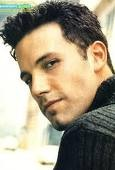
#> input picture training/ben_afflek/1.jpg, 115 x 170 px
$ python faceRecognition.py
#> lines starting #> are read from the running program, lines starting #| are printed output that depends on the picture; after the words box and inside, x2 and y2 are one past the last pixel; in counts of white or black regions, pixels touching at a corner belong together; pictures that were not available may be replaced by others from this repository, and a replacement may not be noted
import cv2 as cv
import numpy as np
import os

haar = cv.CascadeClassifier('haar_face.xml') # detects face

def fileRenamer(dir_path:str):
    for counter, img in enumerate(os.listdir(dir_path)):
        path = os.path.join(dir_path, img)
        new_file = f"{str(counter+1) + '.' + img.split('.')[1]}"
        new_path = os.path.join(dir_path, new_file)
        os.rename(path,  new_path)

def getFeatures(rel_path: str, face_detect: bool = False):
    """works with jpg's & mp4's"""
#> called with rel_path = 'training', face_detect = False
    # Gets people
    people = np.array([], dtype="str")
    for dir in os.listdir(os.path.join(os.curdir, rel_path)):
        people = np.append(people, dir)
    np.save('people.npy', people)

    # Featurs and label list
    features = [] # start with python because numpy flattens matrics automatically
    labels = []

    # Loop over every person
    for (counter, person) in enumerate(people):
        person_path = os.path.join(os.curdir, rel_path, person) # os.path.join just builds from .

        # Loop over every Media
        for media in os.listdir(person_path):
            media_path = os.path.join(person_path, media)

            # Image logic
            if media.split('.')[1] == 'jpg':
                img = cv.imread(media_path)
#> img is the input picture: shape (170, 115, 3); mean B, G, R 130.9, 151.7, 161.1
                gray_img = cv.cvtColor(img, cv.COLOR_BGR2GRAY)
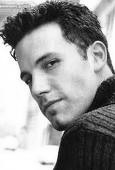
#> gray_img: shape (170, 115); min 0, max 255, mean 152.2
                faces_rect = haar.detectMultiScale(gray_img, scaleFactor=1.1, minNeighbors=4) # scale factor is how much the scaleing goes up (face could be small or big so this checks both) | minneightbors helps removes false positives
#> faces_rect = ()

                for (x,y,w,h) in faces_rect:
                    faces_roi = gray_img[y:y+h, x:x+w] # faces_roi stands for faces_region of interest
                    features.append(faces_roi)
                    labels.append(counter)
#> this loop made 0 passes
#> after the loop, features = []; labels = []
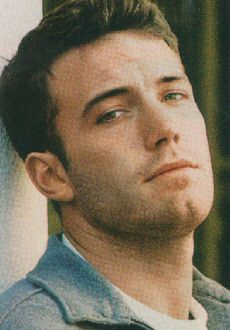
#> input picture training/ben_afflek/13.jpg, 230 x 330 px, given in place of 5.jpg, which was not available
#> in testing, img is the input picture: shape (330, 230, 3); mean B, G, R 91.4, 112.1, 124.1

            # Video logic
            if media.split('.')[1] == 'mp4':
                capture = cv.VideoCapture(media_path)
                while True:
                    isTrue, frame = capture.read()

                    if not isTrue: # breaks out of loop once frame done
                        break

                    gray_img = cv.cvtColor(frame, cv.COLOR_BGR2GRAY)
                    faces_rect = haar.detectMultiScale(gray_img, 1.1, 4)

                    for (x,y,w,h) in faces_rect:
                        faces_roi = gray_img[y:y+h,x:x+w]
                        features.append(faces_roi)
                        labels.append(counter)


    # Save features and labels
    features = np.array(features, dtype='object')
    labels = np.array(labels)

    face_recognizer = cv.face.LBPHFaceRecognizer_create()
    face_recognizer.train(features,labels)
    face_recognizer.save('face_trained.yml') # yml is like a python json


def recongnize_face_img(img:np.ndarray, face_yml:str, people:list[str]):
    # init face_recongnizer
#> called with face_yml = 'face_trained.yml', people = array of shape (1,)
    face_recognizer = cv.face.LBPHFaceRecognizer_create()
    face_recognizer.read(face_yml)

    gray_img = cv.cvtColor(img, cv.COLOR_BGR2GRAY)
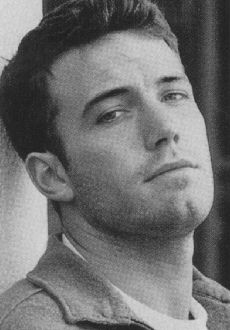
#> gray_img: shape (330, 230); min 25, max 222, mean 113.3

    # detect the face in the image
    faces_rect = haar.detectMultiScale(gray_img, 1.1, 4)
#> faces_rect = [[154, 143, 61, 61]]

    for (x,y,w,h) in faces_rect:
        faces_roi = gray_img[y:y+h,x:x+w]

        label, confidence = face_recognizer.predict(faces_roi)

        cv.putText(img, f"{str(people[label])}   {round(confidence, 2)}", (x, y), cv.FONT_HERSHEY_COMPLEX, 1.0, (0, 255, 0), thickness=2)
        cv.rectangle(img, (x,y), (x+w,y+h), (0, 255,0), thickness=2)
#> this loop made 1 pass
#> (x, y, w, h, label, confidence) on pass 1: (154, 143, 61, 61, 0, 0)
#> pass 1, in recongnize_face_img, `faces_roi = gray_img[y:y+h,x:x+w]`:
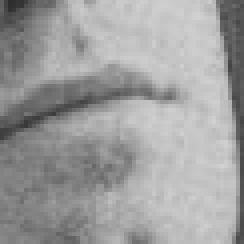
#> faces_roi: shape (61, 61) (shown 4 times larger); min 45, max 210, mean 158.3
#> after the loop:
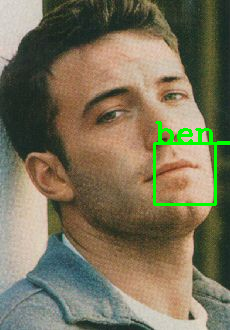
#> img: shape (330, 230, 3); 1.6% of pixels changed, all inside (x1, y1, x2, y2) = (153, 121, 230, 206)

    cv.imshow('Detected Face', img)
    cv.waitKey(0)
    return label, confidence

def recognize_face_vid(capture:cv.VideoCapture, face_yml:str, people:list[str]):
    # init face_recongnizer
    face_recognizer = cv.face.LBPHFaceRecognizer_create()
    face_recognizer.read(face_yml)
    label = 0
    confidence = 0

    while True:
        isTrue, frame = capture.read()
        gray_img = cv.cvtColor(frame, cv.COLOR_BGR2GRAY)

        # detect the face in the image
        faces_rect = haar.detectMultiScale(gray_img, 1.1, 4)

        for (x,y,w,h) in faces_rect:
            faces_roi = gray_img[y:y+h,x:x+w]

            label, confidence = face_recognizer.predict(faces_roi)

            cv.putText(frame, f'{str(people[label])}   {round(confidence, 2)}', (x, y), cv.FONT_HERSHEY_COMPLEX, 1.0, (0, 255, 0), thickness=2)
            cv.rectangle(frame, (x,y), (x+w,y+h), (0, 255,0), thickness=2)

        print(people[label], confidence) # DEBUG
        cv.imshow('Detected Face', frame)
        if cv.waitKey(20) & 0xFF==ord('d'): # (stops when d is pressed)
            break

def testing():
    getFeatures('training')
    img = cv.imread(os.path.join(os.curdir, 'training', 'madonna', '5.jpg'))
    recongnize_face_img(img, 'face_trained.yml', np.load('people.npy', allow_pickle=True))
    # recognize_face_vid(cv.VideoCapture(0), 'face_trained.yml', np.load('people.npy', allow_pickle=True))

if __name__ == "__main__":
    testing()
